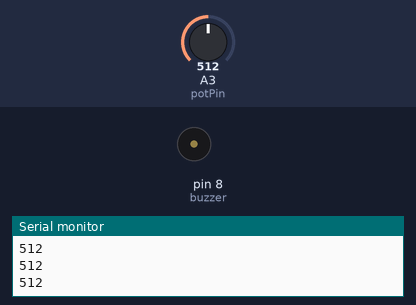
This sketch was run on a simulated Arduino Uno, built with avr-gcc and run on an emulated ATmega328P. Parts: buzzer (waves = sounding, pin HIGH), the last lines printed to the serial monitor. Inputs (shaded band) come from the test bench; at power-on: A3 (potPin) = 512.

Above: at 1.2 s.
1.3 s: A3 (potPin) set to 992
2.8 s: A3 (potPin) set to 1007
At 3.7 s:
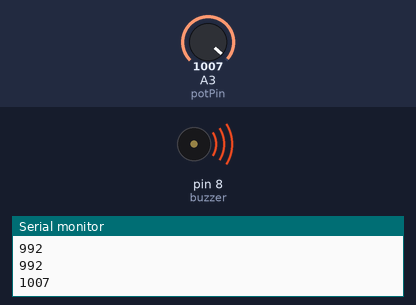
4.3 s: A3 (potPin) set to 990
At 4.6 s:
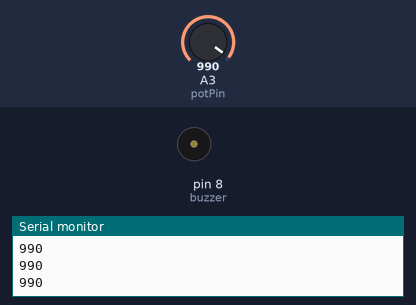
5.8 s: A3 (potPin) set to 1010
At 7.2 s:
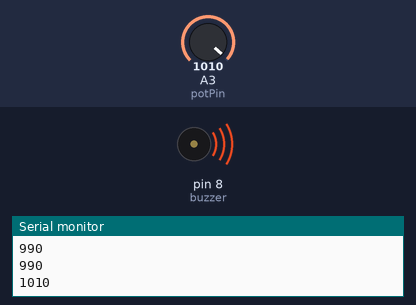
Timing chart, 0 to 8.3 s (numbered marks = the images above; inputs shaded):
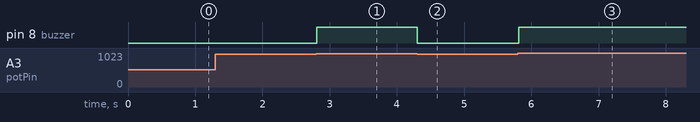

The sketch:

Buzzer_Potenciometro.ino
```cpp
//buzzer activo es el negro y el pasivo es el verde
int potVal;                    //Le digo que esto es un número?
int buzzer = 8;                //pin del buzzer
int potPin = A3;               //pin del potenciometro

void setup() {
Serial.begin(9600);
pinMode(buzzer,OUTPUT);
pinMode(potPin,INPUT);

}

void loop() {
potVal=analogRead(potPin);              //Le digo que potVal sea los valores del potenciometro
Serial.println(potVal);                 //Muestra los valores del potenciometro en la serial
while (potVal>1000){
  digitalWrite(buzzer, HIGH);
  potVal=analogRead(potPin);              //
}
digitalWrite(buzzer, LOW);
}
```

Measured:
- the behaviour switches between 1000 and 1001 on A3 (potPin) (found by bisection; images 0 and 1)
- after the input at 2.8 s, pin 8 (buzzer): LOW → HIGH at once
- after the input at 4.3 s, pin 8 (buzzer): HIGH → LOW at once
- after the input at 5.8 s, pin 8 (buzzer): LOW → HIGH at once
